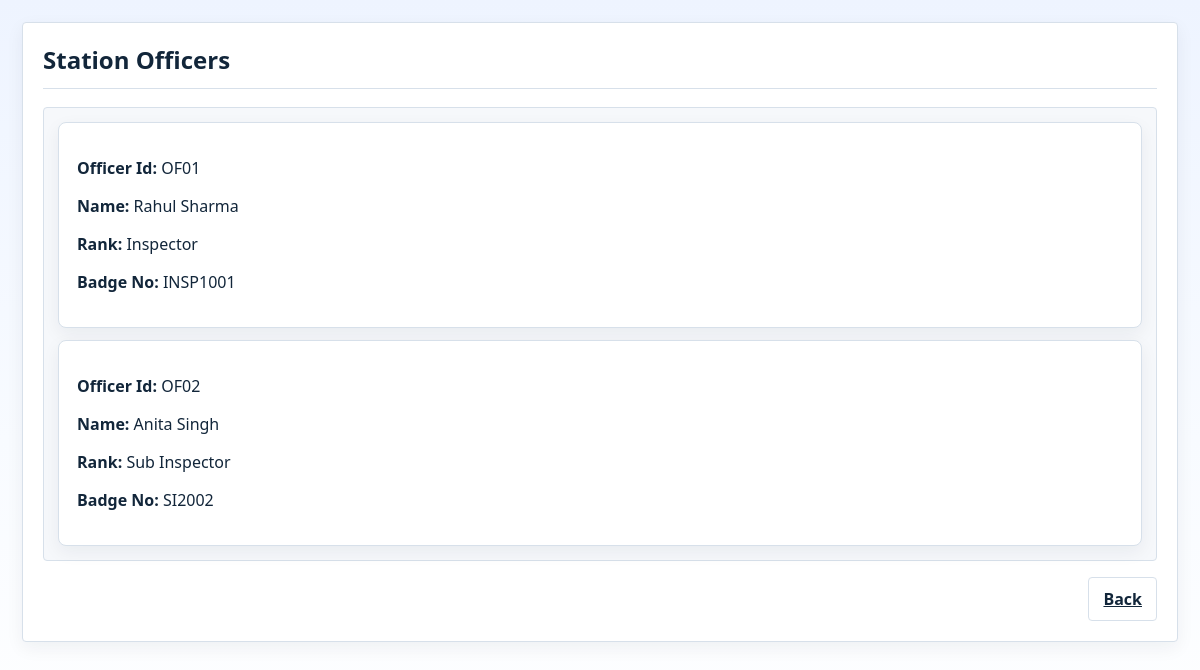
The app's page /view_officers (signed in), older data.
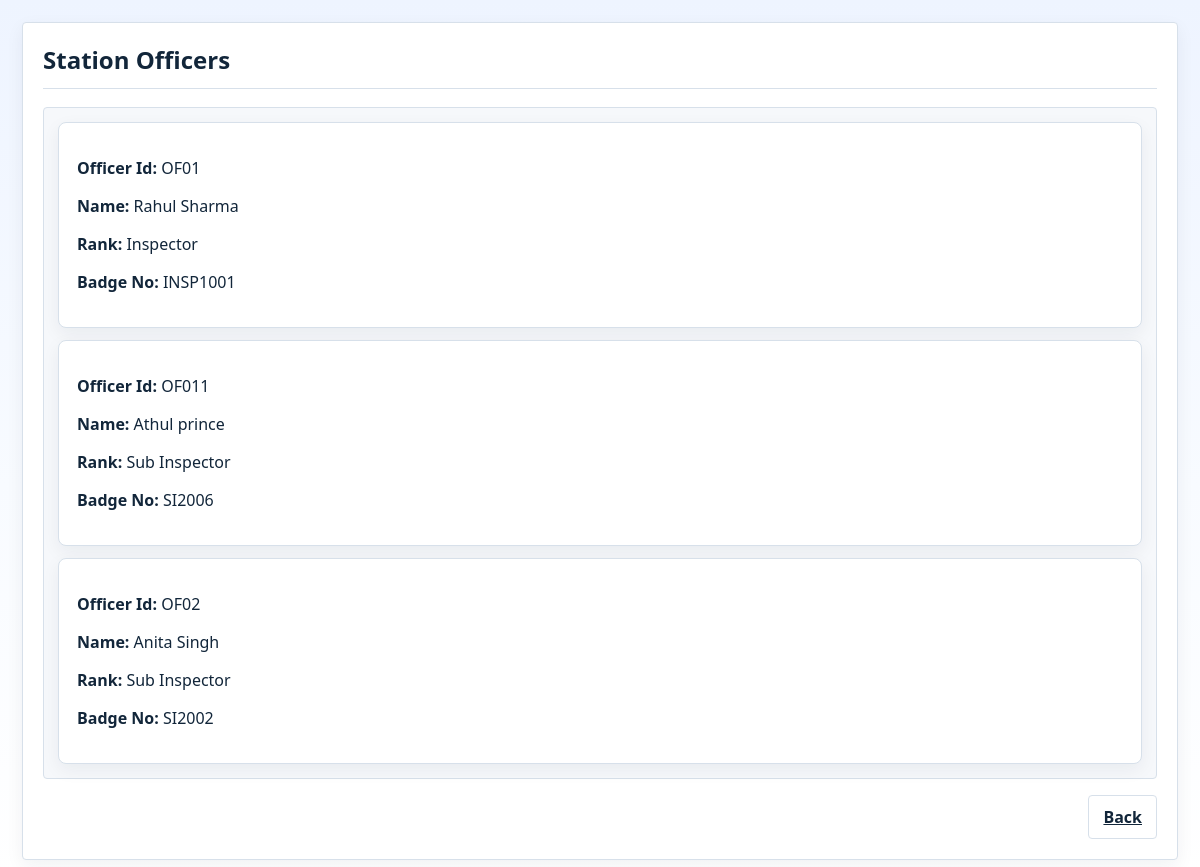
The same page, newer data.
### tables this page shows
CREATE TABLE officer (
        officer_id TEXT PRIMARY KEY,
        user_id INTEGER NOT NULL,
        rank TEXT NOT NULL,
        badge_no TEXT UNIQUE NOT NULL,
        station_id TEXT NOT NULL,
        role TEXT NOT NULL DEFAULT 'officer' CHECK (role IN ('admin', 'officer')),
        FOREIGN KEY (user_id) REFERENCES user(user_id),
        FOREIGN KEY (station_id) REFERENCES police_station(station_id)
    );

CREATE TABLE user (
        user_id INTEGER PRIMARY KEY AUTOINCREMENT,
        name TEXT NOT NULL,
        contact_no TEXT,
        address TEXT
    );

### app.py (the view)
@app.route('/view_officers')
def view_officers():
    if session.get('role') != 'admin':
        abort(403)
    stationId = session.get('stationId')
    officers = backend.get_officers(stationId)
    return render_template('view_officers.html', officers=officers)

### backend.py (called while the page is built)
def get_officers(stationid):
    return database.fetch_all(
        """
        SELECT o.officer_id, u.name, o.rank, o.badge_no
        FROM officer o
        JOIN user u ON u.user_id = o.user_id
        WHERE o.station_id=?
        ORDER BY o.officer_id
        """,
        (stationid,),
    )

### database.py (called while the page is built)
def get_connection() -> sqlite3.Connection:
    conn = sqlite3.connect(DB_PATH)
    conn.row_factory = sqlite3.Row
    conn.execute("PRAGMA foreign_keys = ON;")
    return conn

def fetch_all(query: str, params: Iterable[Any] = ()) -> list[dict[str, Any]]:
    with get_connection() as conn:
        rows = conn.execute(query, tuple(params)).fetchall()
    return [dict(row) for row in rows]

### templates/view_officers.html (shortened to what this page needs)
<!doctype html>
<html lang="en">
<head>
  <link rel="stylesheet" href="{{ url_for('static', filename='css/style.css') }}">
</head>
<body>
  <main class="admin-page">
    <div class="admin-container">
      <article class="admin-card">
        <header class="panel-header">
          <h2>Station Officers</h2>
        </header>
        <hr>
        {% if officers %}
          <section class="form-box system-box">
            <div class="form-grid">
              {% for officer in officers %}
                <article class="card-lite">
                  {% if officer is mapping %}
                    {% for key, value in officer.items() %}
                      <p><strong>{{ key|replace('_', ' ')|title }}:</strong> {{ value }}</p>
                    {% endfor %}
                  {% else %}
                    <p><strong>Officer ID:</strong> {{ officer[0] }}</p>
                    {% if officer|length > 1 %}
                      <p><strong>Station ID:</strong> {{ officer[1] }}</p>
                    {% endif %}
                  {% endif %}
                </article>
              {% endfor %}
            </div>
          </section>
        {% else %}
          <p class="alert error">No officers found.</p>
        {% endif %}
        <div class="form-actions">
          <a class="btn btn-secondary" href="{{ url_for('home') }}">Back</a>
        </div>
      </article>
    </div>
  </main>
</body>
</html>

Row changes from the older to the newer data that the page shows:
added officer: key "Officer Id", officer_id "OF011", key "Name", name "Athul prince", key "Rank", rank "Sub Inspector", key "Badge No", badge_no "SI2006"
